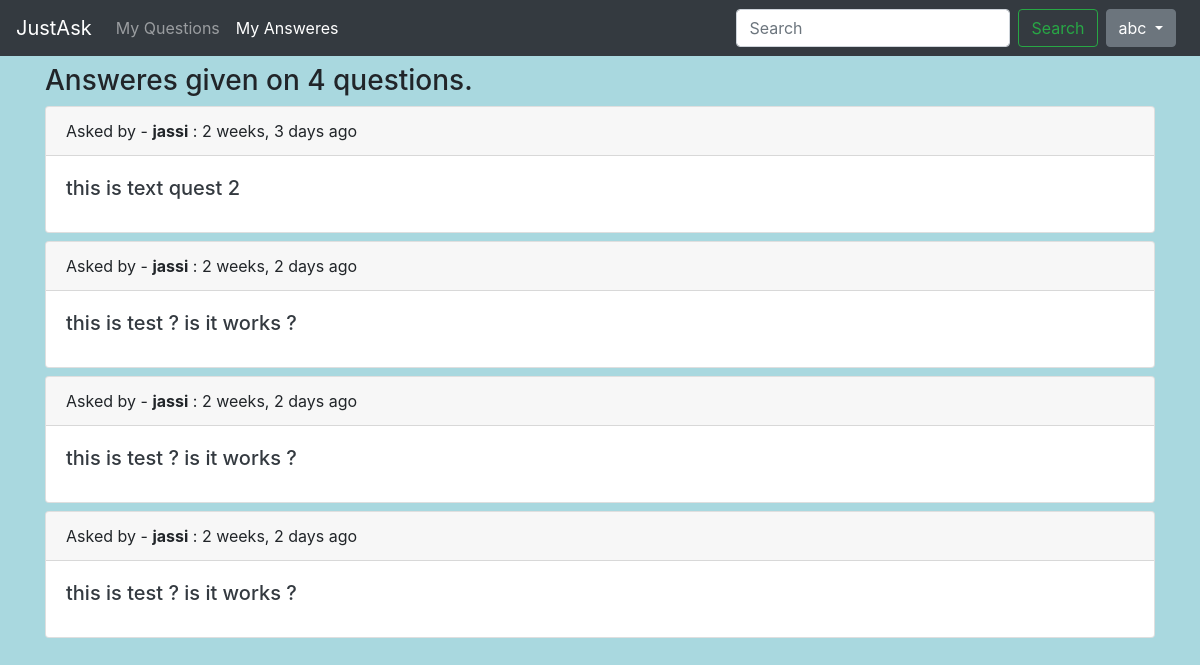
The app's page /MyAnsweres/ (signed in) with its own data.
### main/models.py (models this page shows, shortened)
class Answere(models.Model):
    ans = models.TextField()
    user = models.ForeignKey(User, on_delete=models.CASCADE)
    ques = models.ForeignKey(Question, on_delete=models.CASCADE)
    date = models.DateTimeField(default=now)

class Question(models.Model):
    ques = models.TextField()
    user = models.ForeignKey(User, on_delete=models.CASCADE)
    date = models.DateTimeField(default=now)

### main/views.py (the view)
# urls.py: path('MyAnsweres/', views.MyAnsweres),
def MyAnsweres(request):
    ans = Answere.objects.filter(user=request.user)
    if ans.count() == 0:
        messages.warning(request, "You did not give any answere yet...")
    return render(request, 'main/myans.html', {'answeres': ans})

### main/templatetags/extras.py (called while the page is built)
@register.filter(name='Qmark')
def Qmark(val):
    return val.replace('?', '003qmark')

### templates/main/myans.html (shortened to what this page needs)
{% extends 'base.html' %}
{% block myans %}active{% endblock myans %}
{% block body %}
{% load humanize %}
{% load extras %}
<div class="container my-2">
{% if answeres|length is not 0 %}
<h3>Answeres given on {{answeres|length}} questions.</h3>
{% endif %}
  {% for ans in answeres %}
  <div class="card my-2">
    <div class="card-header">
      Asked by - <b>{{ans.ques.user}}</b> : {{ans.ques.date|naturaltime}}
    </div>
    <div class="card-body">
      <h5 class="card-title "><a class="text-dark" href="/{{ans.ques.ques|Qmark}}/{{ans.ques.pk}}">{{ans.ques.ques}}</a>
      </h5>
    </div>
  </div>
  {% endfor %}
</div>
{% endblock body %}

### templates/base.html (shortened to what this page needs)
<!DOCTYPE html>
<html lang="en">
{% load socialaccount %}
{% load static %}
<head>
  <link rel="stylesheet" href="https://stackpath.bootstrapcdn.com/bootstrap/4.5.0/css/bootstrap.min.css"
 />
  <link rel="stylesheet" href="{%static 'css/style.css'%}">
</head>
<body>
  <nav class="navbar navbar-expand-lg navbar-dark bg-dark">
    <a class="navbar-brand" href="/">JustAsk</a>
    <div class="collapse navbar-collapse" id="navbarSupportedContent">
      <ul class="navbar-nav mr-auto">
        {% if user.is_authenticated %}
        <li class="nav-item {% block myques %}{% endblock myques %}">
          <a class="nav-link" href="/MyQuestions">My Questions <span class="sr-only">(current)</span></a>
        </li>
        <li class="nav-item {% block myans %}{% endblock myans %}">
          <a class="nav-link" href="/MyAnsweres">My Answeres</a>
        </li>
        {% endif %}
      </ul>
      <form class="form-inline my-2 my-lg-0" method="GET" action="/search">
        <input class="form-control mr-sm-2" type="search" Required name="search" placeholder="Search" aria-label="Search" />
        <button class="btn btn-outline-success my-2 my-sm-0" type="submit">
          Search
        </button>
        {% if user.is_authenticated %}<div class="dropdown">
          <button class="btn btn-secondary dropdown-toggle mx-2" type="button" id="dropdownMenuButton"
            data-toggle="dropdown" aria-haspopup="true" aria-expanded="false">
            {{user}}
          </button>
        </div>{% endif %}
      </form>
    </div>
  </nav>
  {% block body %}{% endblock body %}
</body>
</html>

### static/css/style.css (style rules this page uses)
* { margin: 0; padding: 0; box-sizing: border-box; }
body { background-color: rgb(169, 216, 223); }

### records on screen
Answere: ques.user "jassi", ques "2 weeks, 3 days ago", ques.ques "this is text quest 2"
Answere: ques.user "jassi", ques "2 weeks, 2 days ago", ques.ques "this is test ? is it works ?"
Answere: ques.user "jassi", ques "2 weeks, 2 days ago", ques.ques "this is test ? is it works ?"
Answere: ques.user "jassi", ques "2 weeks, 2 days ago", ques.ques "this is test ? is it works ?"

### other values on screen
{{ user }} "abc"
{{ answeres|length }} "4"
